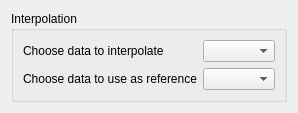
<?xml version="1.0" encoding="UTF-8"?>
<ui version="4.0">
 <class>Form</class>
 <widget class="QWidget" name="Form">
  <property name="sizePolicy">
   <sizepolicy hsizetype="Ignored" vsizetype="Ignored">
    <horstretch>0</horstretch>
    <verstretch>0</verstretch>
   </sizepolicy>
  </property>
  <property name="windowTitle">
   <string>Form</string>
  </property>
  <layout class="QVBoxLayout" name="verticalLayout">
   <item>
    <widget class="QGroupBox" name="formGroupBox">
     <property name="toolTip">
      <string>&lt;html&gt;&lt;head/&gt;&lt;body&gt;&lt;p&gt;&lt;span style=&quot; font-family:'Open Sans,sans-serif'; font-size:13px; color:#333333; background-color:#ffffff;&quot;&gt;Interpolate a 1-D function.&lt;/span&gt;&lt;/p&gt;&lt;p&gt;&lt;span style=&quot; font-family:'Open Sans,sans-serif'; font-size:13px; font-style:italic; color:#333333;&quot;&gt;x&lt;/span&gt;&lt;span style=&quot; font-family:'Open Sans,sans-serif'; font-size:13px; color:#333333;&quot;&gt; and &lt;/span&gt;&lt;span style=&quot; font-family:'Open Sans,sans-serif'; font-size:13px; font-style:italic; color:#333333;&quot;&gt;y&lt;/span&gt;&lt;span style=&quot; font-family:'Open Sans,sans-serif'; font-size:13px; color:#333333;&quot;&gt; are arrays of values used to approximate some function f: &lt;/span&gt;&lt;span style=&quot; font-family:'monospace'; font-size:13px; color:#000000; background-color:#f2f2f2;&quot;&gt;y = f(x)&lt;/span&gt;&lt;span style=&quot; font-family:'Open Sans,sans-serif'; font-size:13px; color:#333333;&quot;&gt;. This class returns a function whose call method uses interpolation to find the value of new points&lt;/span&gt;&lt;/p&gt;&lt;/body&gt;&lt;/html&gt;</string>
     </property>
     <property name="title">
      <string>Interpolation</string>
     </property>
     <layout class="QFormLayout" name="formLayout">
      <property name="fieldGrowthPolicy">
       <enum>QFormLayout::AllNonFixedFieldsGrow</enum>
      </property>
      <item row="0" column="0">
       <widget class="QLabel" name="interpolateDataLabel">
        <property name="text">
         <string>Choose data to interpolate</string>
        </property>
       </widget>
      </item>
      <item row="0" column="1">
       <widget class="QComboBox" name="interpolateDataComboBox"/>
      </item>
      <item row="1" column="0">
       <widget class="QLabel" name="referenceDataLabel">
        <property name="text">
         <string>Choose data to use as reference</string>
        </property>
       </widget>
      </item>
      <item row="1" column="1">
       <widget class="QComboBox" name="referenceDataComboBox"/>
      </item>
     </layout>
    </widget>
   </item>
  </layout>
 </widget>
 <resources/>
 <connections/>
</ui>
